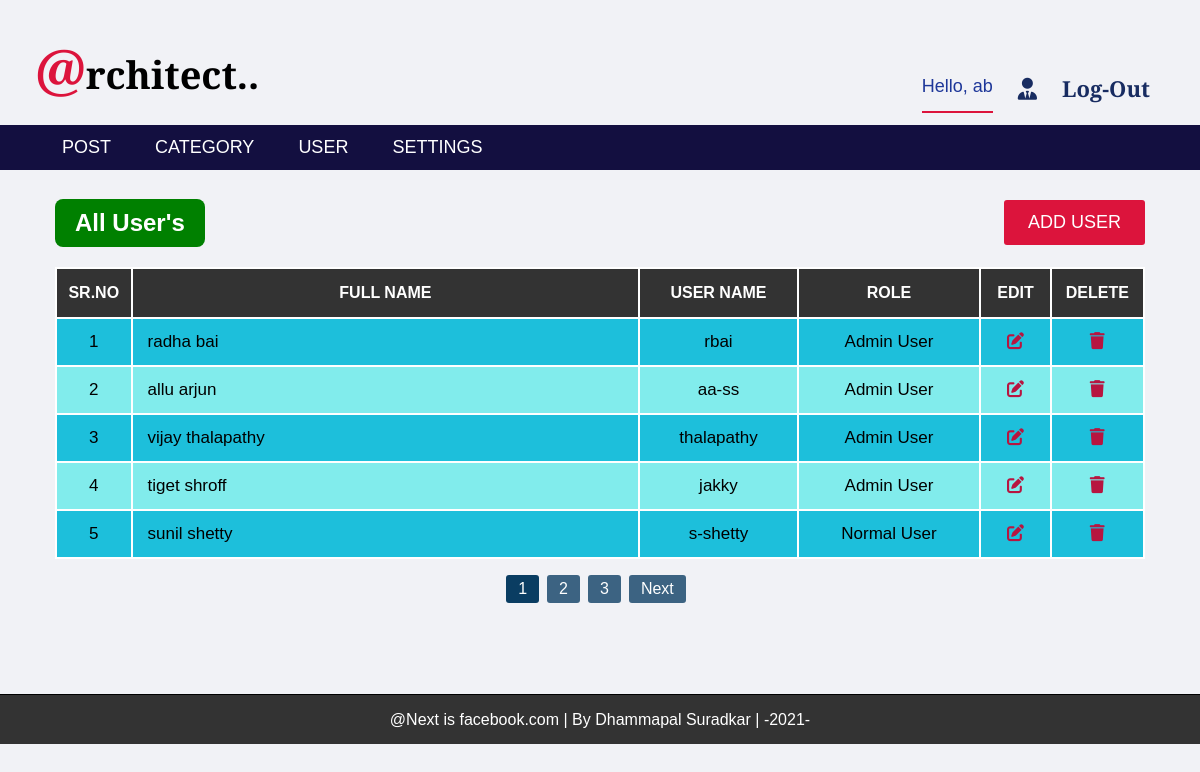
Page /admin/users.php (signed in) on the committed database.
### tables this page shows
CREATE TABLE `settings` (
  `setting_id` int(11) NOT NULL,
  `website_name` varchar(255) NOT NULL,
  `website_logo` varchar(255) NOT NULL,
  `FooterDesc` varchar(300) NOT NULL
);

CREATE TABLE `user` (
  `user_id` int(11) NOT NULL,
  `FirstName` varchar(255) NOT NULL,
  `LastName` varchar(255) NOT NULL,
  `Username` varchar(255) NOT NULL,
  `password` varchar(255) NOT NULL,
  `Role` varchar(50) NOT NULL,
  `bio` varchar(255) NOT NULL,
  `address` varchar(100) NOT NULL,
  `img` varchar(150) NOT NULL
);

### admin/users.php (the view, shortened to what this page needs)
<?php
  include 'header_nav.php';
?>
<div class="post">
  <div class="p_sec1">
    <h2>All User's</h2>
    <a href="add_users.php">ADD USER</a>
  </div>
  <?php
     include 'connection.php';
     if(isset($_GET['page'])){
       $page = $_GET['page'];
     }else{
       $page = 1;
     }
     $limit = 5;
     $offset = ($page-1)*$limit;
     $sql = "SELECT * FROM user ORDER BY user_id DESC LIMIT $offset, $limit";
     $squery = mysqli_query($conn, $sql) or die("Error in Query : select1");
     if(mysqli_num_rows($squery) > 0){
  ?>
  <table>
    <thead>
      <tr>
        <th>SR.NO</th>
        <th class="tt">FULL NAME</th>
        <th>USER NAME</th>
        <th>ROLE</th>
        <th>EDIT</th>
        <th>DELETE</th>
      </tr>
    </thead>
    <tbody>
      <?php
         $series = $offset + 1;
         while($row = mysqli_fetch_assoc($squery)){
           if($row['Role'] == 1){
             $role = "Admin User";
           }else{
             $role = "Normal User";
           }
      ?>
      <tr>
        <td><?php echo $series; ?></td>
        <td class="td"><?php echo $row['FirstName']." ".$row['LastName']; ?></td>
        <td><?php echo $row['Username']; ?></td>
        <td><?php echo $role; ?></td>
        <td><a href="edit_user.php?id=<?php echo $row['user_id']; ?>"><i class="fas fa-edit"></i></i></a></td>
        <td><a href="delete_user.php?id=<?php echo $row['user_id']; ?>"><i class="fas fa-trash"></i></a></td>
      </tr>
      <?php
          $series++;
          }
     ?>
    </tbody>
  </table>
  <?php
     }else{
        echo "Record Not Found!.";
      }
  ?>
  <div id="pagination">
    <ul>
      <?php
         $sql1 = "SELECT * FROM user";
         $squery1 = mysqli_query($conn, $sql1) or die("Error in Query : select2");
         $total_record = mysqli_num_rows($squery1);
         $total_page = ceil($total_record/$limit);
         for($i = 1; $i <= $total_page; $i++){
           if($page == $i){
             $active = "active";
           }else{
             $active = "a";
           }
           echo '<li><a class='.$active.' href="users.php?page='.$i.'">'.$i.'</a></li>';
         }
         if($page < $total_page){
           echo '<li><a href="users.php?page='.($page + 1).'">Next</a></li>';
         }
      ?>
    </ul>
  </div>
</div>
<div class="container footer footer_post">
  <?php
     $sql1 = "SELECT FooterDesc FROM settings";
     $squery1 = mysqli_query($conn, $sql1) or die("Error in Query : select");
     $row1 = mysqli_fetch_assoc($squery1);
  ?>
  <p><?php echo $row1['FooterDesc']; ?></p>
</div>

### admin/header_nav.php (shortened to what this page needs)
<!DOCTYPE html>
<html lang="en" dir="ltr">
  <head>
    <link rel="stylesheet" href="../css/style1.css">
    <link rel="stylesheet" href="css/style2.css">
  </head>
  <body>
    <div class="container">
      <div class="head">
        <?php
           include 'connection.php';
           $sql = "SELECT website_name FROM settings";
           $squery = mysqli_query($conn, $sql) or die("Error in Query : select");
           $row = mysqli_fetch_assoc($squery);
        ?>
        <a href="http://localhost:8012/My_Large_Project/cms_news_project/"><span class="t_head"><?php echo substr($row['website_name'],0,1); ?></span><?php echo substr($row['website_name'],1,30); ?></a>
        <div class="log">
          <span class="username">Hello, <?php echo $_SESSION['username']; ?></span>
          <a href="user_page.php"><i class="fas fa-user-tie"></i></a>
          <a href="log-out.php">Log-Out</a>
        </div>
      </div>
      <div class="navbar">
        <ul id="list">
          <div class="link-1">
          <li id="first"><a class="list-item" href="post.php">POST</a></li>
          <?php
             if($_SESSION['role'] == 1){
          ?>
          <div id="hidelinks">
            <li><a class="list-item" href="category.php">CATEGORY</a></li>
            <li><a class="list-item" href="users.php">USER</a></li>
            <li><a class="list-item" href="settings.php">SETTINGS</a></li>
          </div>
          </div>
          <?php } ?>
        </ul>
      </div>
    </div>
  </body>
</html>

### css/style1.css (style rules this page uses)
* { box-sizing: border-box; }
body { margin: 0; font-family: arial; background-color: #f1f2f6; }
.container { width: 100%; }
.container .head { display: flex; justify-content: space-between; background-color: #f1f2f6; width: 100%; padding: 10px; text-align: center; }
.container .head a { display: block; color: black; margin: 20px 0 10px 25px; text-decoration: none; font-size: 38px; font-weight: 600; font-family: 'Cormorant Unicase', serif; }
.container .head a span { font-size: 55px; color: crimson; }
.container .head .log { display: flex; align-self: center; margin-top: 40px; margin-right: 40px; }
.container .head .log a { font-size: 22px; color: #182C61; transition: 0.3s; }
.container .navbar { display: flow-root; }
.container .navbar ul { margin: 0; list-style-type: none; background-color: #130f40; }
.container .navbar ul li a { display: block; color: white; font-size: 18px; padding: 12px 22px; text-decoration: none; transition: 0.2s; }
#pagination { width: 100%; }
#pagination ul { display: flex; justify-content: center; width: 100%; list-style: none; padding: 0; }
#pagination ul li a { display: block; color: white; background-color: #3c6382; padding: 5px 12px; border-radius: 3px; text-decoration: none; margin-right: 8px; transition: 0.3s; }
#pagination ul li a.active { background-color: #0a3d62; }
.active { background-color: #30336b; }
.footer { background-color: #f1f2f6; border-top: 1px solid black; }
.footer p { padding: 0 0 15px; color: black; text-align: center; margin-bottom: 0; }
.footer { background-color: #333; }
.footer p { color: white; }

### admin/css/style2.css (style rules this page uses)
* { box-sizing: border-box; }
body { margin: 0; font-family: arial; }
.container .head .log .username { color: #1e3799; margin-top: 23px; font-size: 18px; border-bottom: 2px solid crimson; }
.container .navbar ul { display: flow-root; margin: 0; list-style-type: none; background-color: #130f40; }
.container .navbar ul .link-1 { float: left; width: 90%; }
.container .navbar ul li { float: left; }
.post { width: 95%; margin: 0 auto 50px; padding: 0 25px 25px; overflow-x: auto; }
.post .p_sec1 { display: flex; justify-content: space-between; }
.post .p_sec1 h2 { color: white; margin-top: auto; background-color: green; border-radius: 8px; padding: 10px 20px; }
.post .p_sec1 a { display: block; color: white; text-decoration: none; font-size: 18px; padding: 12px 24px; margin: 30px 0 22px 0; background-color: crimson; border-radius: 3px; transition: 0.3s; }
.post table { width: 100%; border-collapse: collapse; background-color: #1dbfdb; }
.post th,td { border: 2px solid white; text-align: center; }
.post table th { background-color: #333; color: white; padding: 15px 0; }
.post table td { padding: 13px 15px; font-size: 17px; }
.post table td a { display: block; color: #b71540; }
.post table tr td.td { text-align: left; }
.post table tr:nth-child(even) { background-color: #81ecec; }
.post table tr th.tt { padding: 12px 130px; }
.active { background-color: #30336b; }
.footer_post { background-color: #333; }
.footer_post p { color: white; }

### rows in the picture
settings: website_name "@", website_name "rchitect..", FooterDesc "@Next is facebook.com | By Dhammapal Suradkar | -2021-"
user: FirstName "radha", LastName "bai", Username "rbai", Role "Admin User"
user: FirstName "allu", LastName "arjun", Username "aa-ss", Role "Admin User"
user: FirstName "vijay", LastName "thalapathy", Username "thalapathy", Role "Admin User"
user: FirstName "tiget", LastName "shroff", Username "jakky", Role "Admin User"
user: FirstName "sunil", LastName "shetty", Username "s-shetty", Role "Normal User"

### other values in the picture
$_SESSION['username'] "ab"
